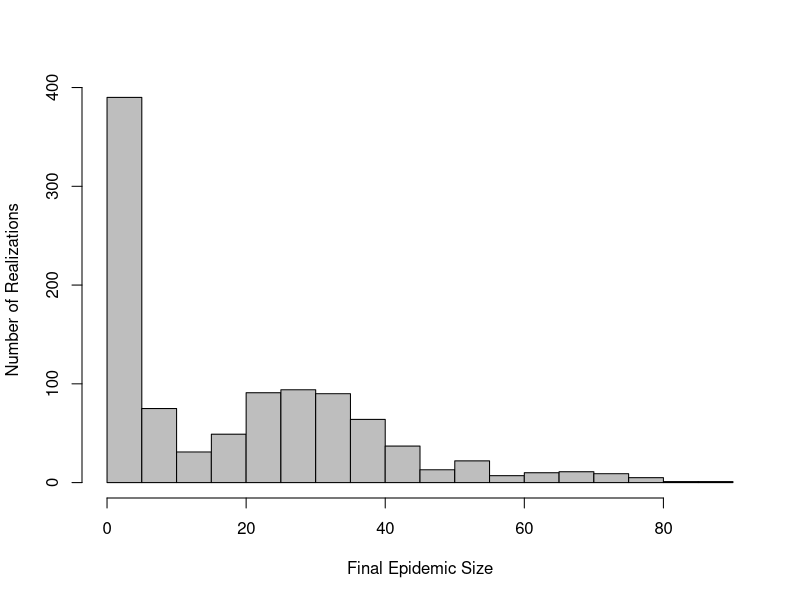
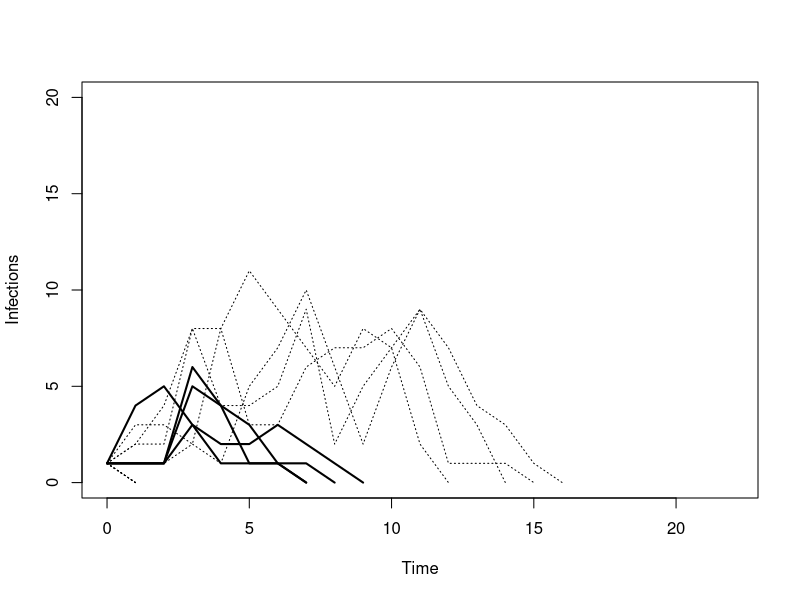
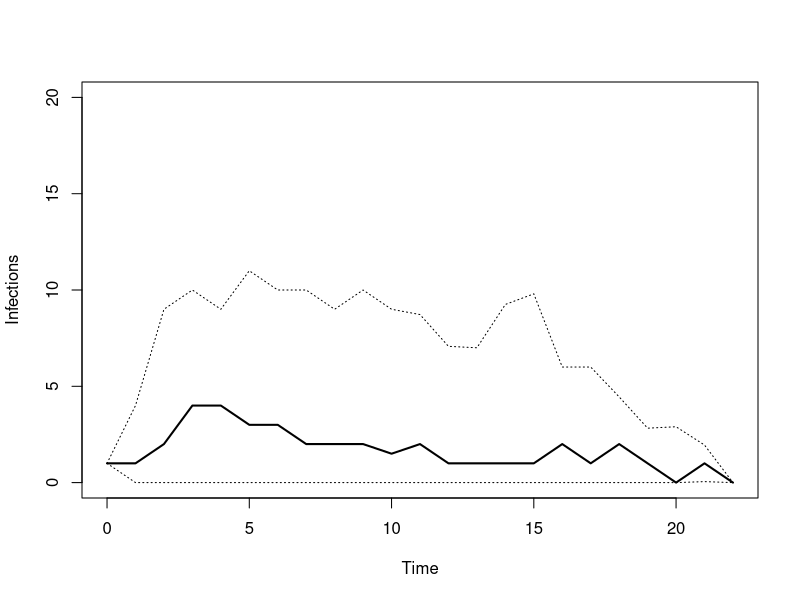
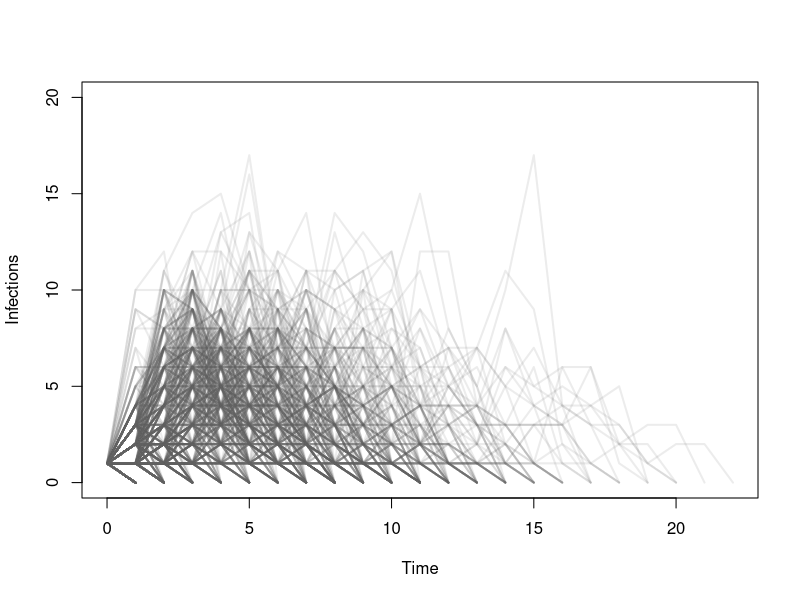
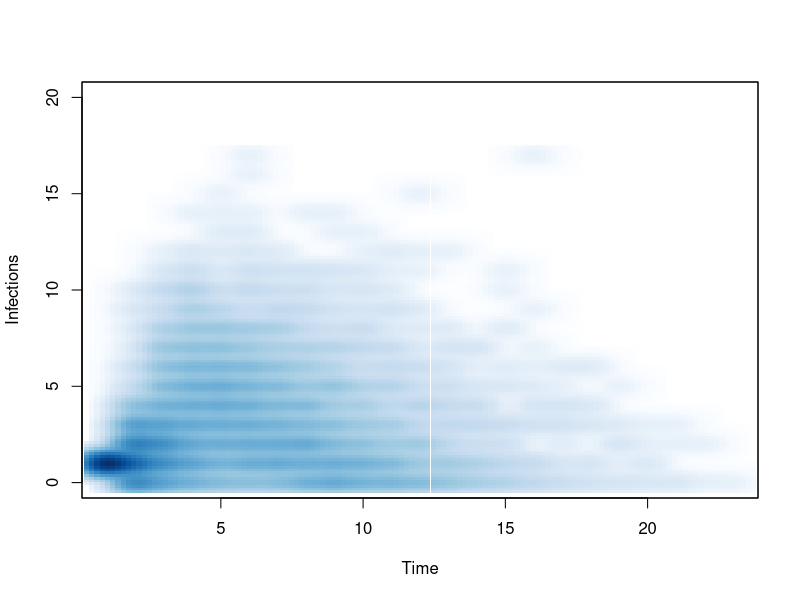
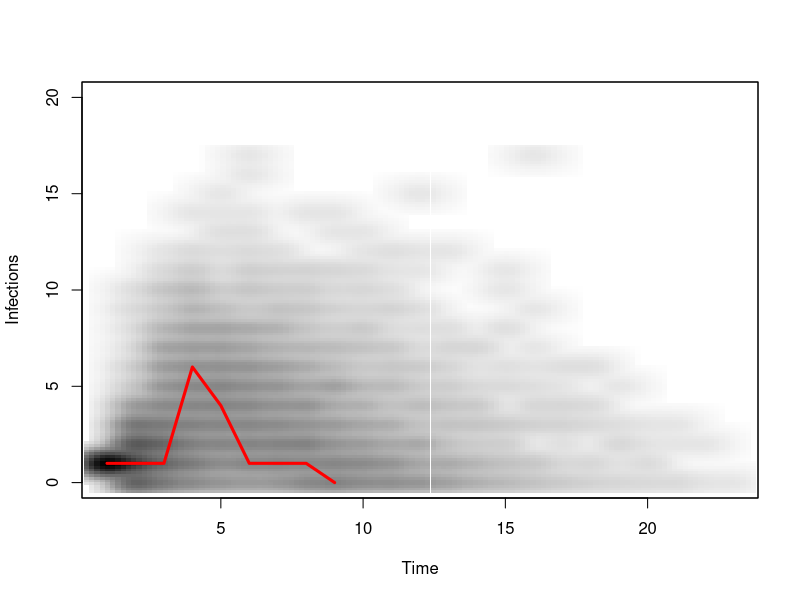

Reproduce these figures in R, in order. (Note: this script raises an error after producing the figures.)
###########################################################
# Setting Global Variables, Modifying Data Sets as Needed #
###########################################################
#Importing data sets into R
epidemic_timeseries <- read.csv("epidemic_timeseries.csv", sep=",", header= F)

timeseries_matrix <- as.matrix(epidemic_timeseries)
max_length <- 22 # Number of observations in epidemic_timeseries - 1
realizations <- 1000 # How many realizations of the model were run

#Create a new vector with the total number of cases for each epidemic
epidemic_sizes <- colSums(timeseries_matrix, na.rm = TRUE)
median_size<- median(epidemic_sizes)
upper_size <- quantile(epidemic_sizes, probs = c(0.975), na.rm=TRUE)
lower_size <- quantile(epidemic_sizes, probs = c(0.025), na.rm=TRUE)

#Create a long dataset with all epidemics in a single column with a timestamp
stack_series <- stack(epidemic_timeseries)
timestamp <- data.frame(rep(seq(1,23),realizations))
long_series<- cbind(stack_series,timestamp)
long_series<- long_series[,-2] #delete extraneous column

#Find the median and pointwise 2.5th and 97.5th quantiles for each simulated timestep
median_line <- apply(epidemic_timeseries, 1, median, na.rm = TRUE)
pointwise_CI <- apply(epidemic_timeseries, 1, quantile, probs = c(0.025, 0.975),  na.rm = TRUE)

#Select possible realizations representing the median, 2.5th and 97.5th percentiles of epidemic size
#Draw 4 of each
median_candidates <- which(epidemic_sizes == median_size)
median_sample <- sample(median_candidates, 4)
median_realizations<- epidemic_timeseries[median_sample]

upper_candidates <- which(epidemic_sizes == upper_size)
upper_sample <- sample(upper_candidates, 4)
upper_realizations<- epidemic_timeseries[upper_sample]

lower_candidates <- which(epidemic_sizes == lower_size)
lower_sample <- sample(lower_candidates, 4)
lower_realizations<- epidemic_timeseries[lower_sample]

############
# Figure 2 #
############
#Histogram of Final Epidemic Sizes
pdf('epidemic_histogram.pdf')
hist(epidemic_sizes, breaks = 20, col = "grey", xlab = "Final Epidemic Size", ylab = "Number of Realizations", main="")
dev.off()

#############
# Figure 3A #
#############
#Plot four realizations each of the median, 2.5th and 97.5th percentiles of epidemic sizes
pdf('final_size_intervals.pdf')
plot(0:max_length, rep(NA,max_length+1),main="", xlab="Time",ylab="Infections", ylim=c(0,20))
for (i in 1:4){
	lines(0:max_length,median_realizations[,i], lwd = 2, col = "black")
	lines(0:max_length,upper_realizations[,i], lwd = 1, col = "black", lty = 3)
	lines(0:max_length,lower_realizations[,i], lwd = 1, col = "black", lty = 3)
}
dev.off()

#############
# Figure 3B #
#############
#Plot the pointwise median, 2.5th and 97.5th percentiles of the simulations
pdf('pointwise_intervals.pdf')
plot(0:max_length, rep(NA,max_length+1), main="", xlab="Time",ylab="Infections",ylim=c(0,20))
lines(0:max_length,median_line,lwd=2,col="black") #Plot Median Line
lines(0:max_length,pointwise_CI[1,], lwd=1, col="black", lty = 3) #Plot Lower Interval
lines(0:max_length,pointwise_CI[2,], lwd=1, col="black", lty=3) #Plot Upper Interval
dev.off()

#############
# Figure 3C #
#############
#Plot of each run individually, with transparency set to 70% transparent
pdf('overplotted_lines.pdf')
plot(0:max_length, rep(NA,max_length+1),main="",xlab="Time", ylab="Infections", ylim=c(0,20))
for (i in 1:realizations) {
  lines(0:max_length, timeseries_matrix [ ,i],lwd=2,col=rgb(100,100,100,30,maxColorValue=255))
}
dev.off()

#############
# Figure 3D #
#############
#Smooth scatterplot of the epidemic data, with 128 bins, and plotting of the individual points turned off
pdf('smoothed.pdf')
smoothScatter(long_series[,2],long_series[,1],nbin=128,nrpoints=0,main="", xlab="Time",ylab="Infections", ylim=c(0,20))
dev.off()

#########################
# Supplemental Figure 1 #
#########################
# Smooth greyscale scatterplot similar to Figure 3D, with the addition of a single overlayed trajectory of interest
# In this example, the trajectory plotted is one of the candidate "median" realizations
pdf('smooth_with_trajectory.pdf')
smoothScatter(long_series[,2],long_series[,1],nbin=128,nrpoints=0,main="", xlab="Time",ylab="Infections", ylim=c(0,20),colramp=colorRampPalette(RColorBrewer::brewer.pal(9,"Greys")))
single_trajectory <- epidemic_timeseries[sample(median_candidates, 1)]
lines(single_trajectory, lwd = 3, col = "red")
dev.off()

lines(0:max_length,median_line,lwd=2,col="red") #Plot Median Line
